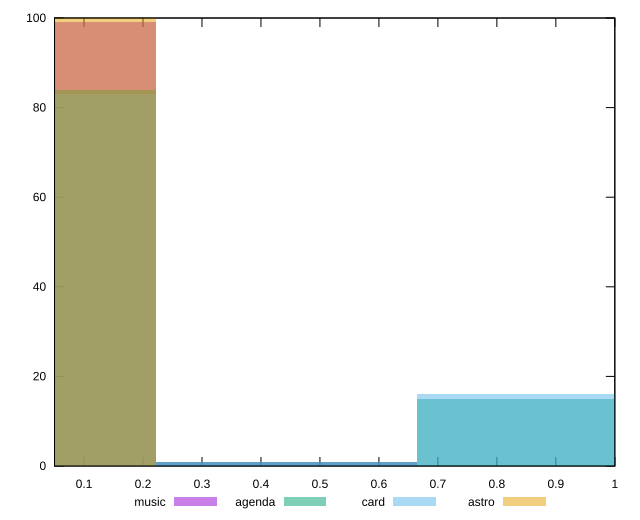

Reproduce this figure in gnuplot.
reset

$music <<EOF
0 99
0.44327115462671546 1
EOF

$agenda <<EOF
0 84
0.8865423092534309 15
0.44327115462671546 1
EOF

$card <<EOF
0 83
0.8865423092534309 16
0.44327115462671546 1
EOF

$astro <<EOF
0 100
EOF

set key outside below
set boxwidth 0.44327115462671546
set xrange [0.05:1]
set yrange [0:100]
set trange [0:100]
set style fill transparent solid 0.5 noborder
set terminal svg size 640, 520 enhanced background rgb 'white'
set output "reports/report_00028_2021-02-24T12-49-42.674Z/uses-long-cache-ttl/comparison/histogram/all_score.svg"

plot $music title "music" with boxes, \
     $agenda title "agenda" with boxes, \
     $card title "card" with boxes, \
     $astro title "astro" with boxes

reset
